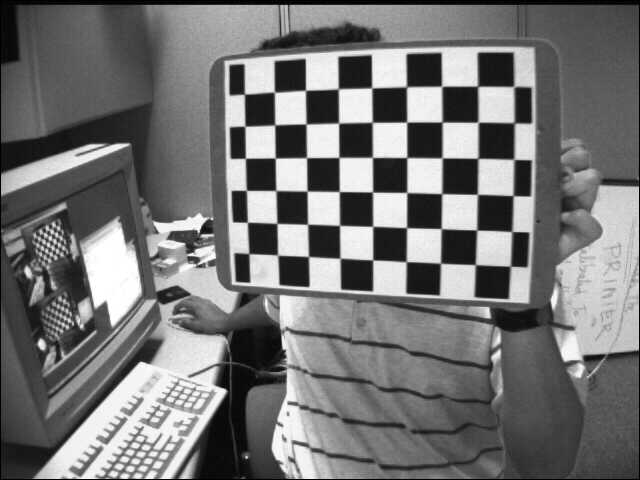
#> input picture calib_images/checkerboard/left01.jpg, 640 x 480 px
$ python arcuo_detect.py
#> lines starting #> are read from the running program, lines starting #| are printed output that depends on the picture; after the words box and inside, x2 and y2 are one past the last pixel; in counts of white or black regions, pixels touching at a corner belong together
import numpy as np
import cv2
import cv2.aruco as aruco
import glob
import argparse


# [96 lines left out: functions augmentVideo, augmentAruco, not called in this run]


def CalibrateCamera():
    ####---------------------- CALIBRATION ---------------------------
    # termination criteria for the iterative algorithm
    criteria = (cv2.TERM_CRITERIA_EPS + cv2.TERM_CRITERIA_MAX_ITER, 30, 0.001)

    # prepare object points, like (0,0,0), (1,0,0), (2,0,0) ....,(6,5,0)
    # checkerboard of size (7 x 6) is used
    objp = np.zeros((6*7,3), np.float32)
    objp[:,:2] = np.mgrid[0:7,0:6].T.reshape(-1,2)

    # arrays to store object points and image points from all the images.
    objpoints = [] # 3d point in real world space
    imgpoints = [] # 2d points in image plane.

    # iterating through all calibration images
    # in the folder
    images = glob.glob('calib_images/checkerboard/*.jpg')

    for fname in images:
        img = cv2.imread(fname)
#> img is the input picture: shape (480, 640, 3); min 0, max 255, mean 116.6
        gray = cv2.cvtColor(img,cv2.COLOR_BGR2GRAY)

        # find the chess board (calibration pattern) corners
        ret, corners = cv2.findChessboardCorners(gray, (7,6),None)
#> ret = True; corners = 42 rows, first 8: [475.4, 264.8], [440.5, 263.2], [405.9, 261.5], [372.9, 259.9], [340.6, 258.5], [308.7, 256.4], [277.6, 255.1], [476.7, 230.1]

        # if calibration pattern is found, add object points,
        # image points (after refining them)
        if ret == True:
            objpoints.append(objp)

            # Refine the corneirs of the detected corners
            corners2 = cv2.cornerSubPix(gray,corners,(11,11),(-1,-1),criteria)
#> corners2 = 42 rows, first 8: [475.3, 264.6], [440.5, 263.2], [406.2, 261.7], [372.7, 259.9], [340, 258.2], [308.5, 256.5], [277.6, 255.1], [476.7, 230]
            imgpoints.append(corners2)

            # Draw and display the corners
            img = cv2.drawChessboardCorners(img, (7,6), corners2,ret)
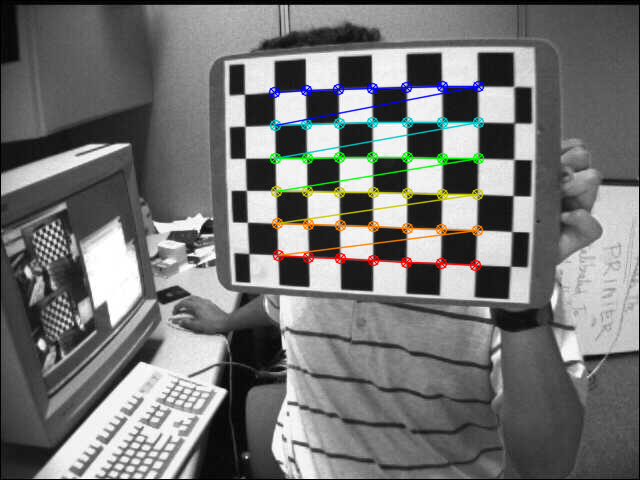
#> img: shape (480, 640, 3); 3.22% of pixels changed, all inside (x1, y1, x2, y2) = (268, 80, 485, 272)
#> pass 2 of the loop in CalibrateCamera, `for fname in images:`:
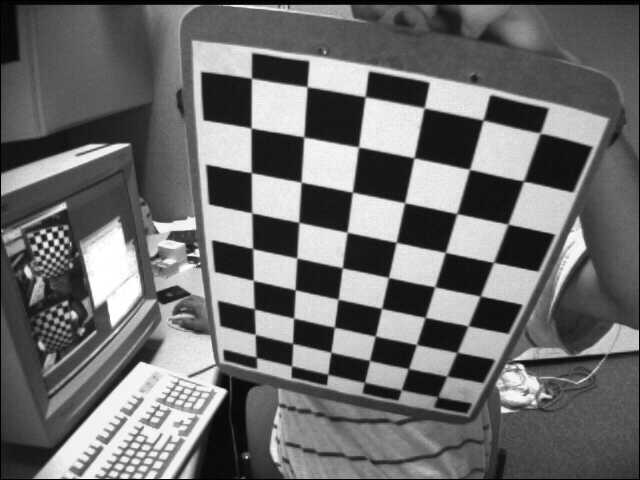
#> input picture calib_images/checkerboard/left02.jpg, 640 x 480 px
#> in CalibrateCamera, img is the input picture: shape (480, 640, 3); min 0, max 255, mean 109
#> in CalibrateCamera, `ret, corners = cv2.findChessboardCorners(gray, (7,6),None)`: corners = 42 rows, first 8: [254.7, 308.6], [253.5, 280.5], [252.6, 248.4], [252.4, 213.8], [251.5, 172.4], [251.8, 128.6], [251.5, 77.99], [293.3, 318]
#> corners2 = 42 rows, first 8: [254.3, 308.9], [253.3, 280.4], [252.6, 248.6], [251.8, 212.8], [251.3, 172.7], [251.1, 128], [251.5, 78.19], [293.6, 318.1]
#> in CalibrateCamera, `img = cv2.drawChessboardCorners(img, (7,6), corners2,ret)`:
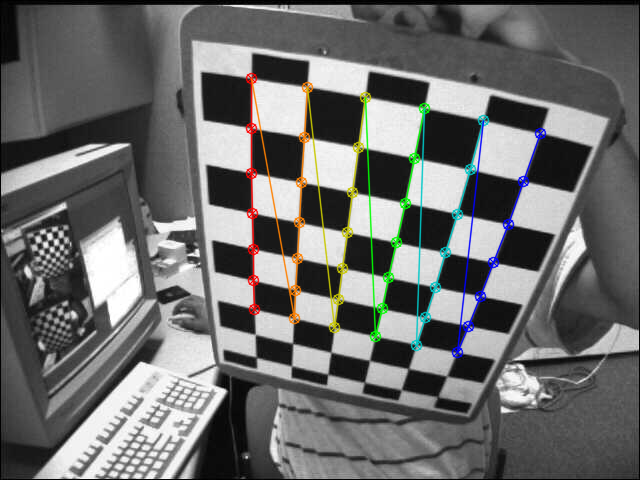
#> img: shape (480, 640, 3); 3.62% of pixels changed, all inside (x1, y1, x2, y2) = (245, 72, 547, 359)
#> pass 3 of the loop in CalibrateCamera, `for fname in images:`:
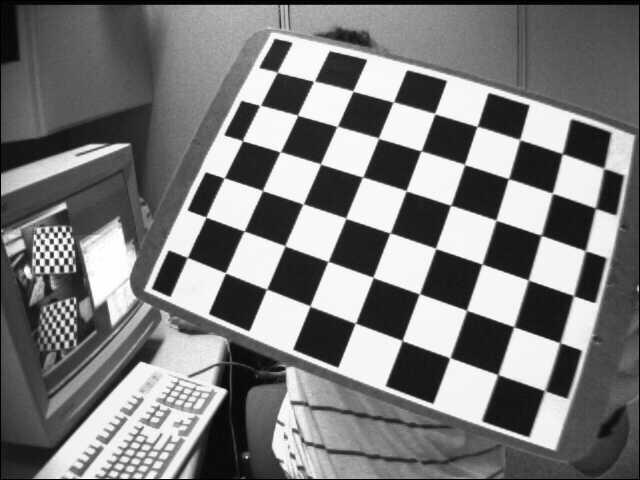
#> input picture calib_images/checkerboard/left03.jpg, 640 x 480 px
#> in CalibrateCamera, img is the input picture: shape (480, 640, 3); min 0, max 255, mean 122.9
#> in CalibrateCamera, `ret, corners = cv2.findChessboardCorners(gray, (7,6),None)`: corners = 42 rows, first 8: [496.9, 373.9], [449, 358.7], [402.3, 339.6], [354.4, 323.5], [309.4, 305.4], [267.7, 289.2], [225.3, 272.5], [513, 326.7]
#> corners2 = 42 rows, first 8: [497.8, 374.6], [449.9, 357.7], [402.1, 340.5], [355.3, 323.2], [310, 306], [266.6, 289.1], [225.4, 272.8], [513.8, 326.7]
#> in CalibrateCamera, `img = cv2.drawChessboardCorners(img, (7,6), corners2,ret)`:
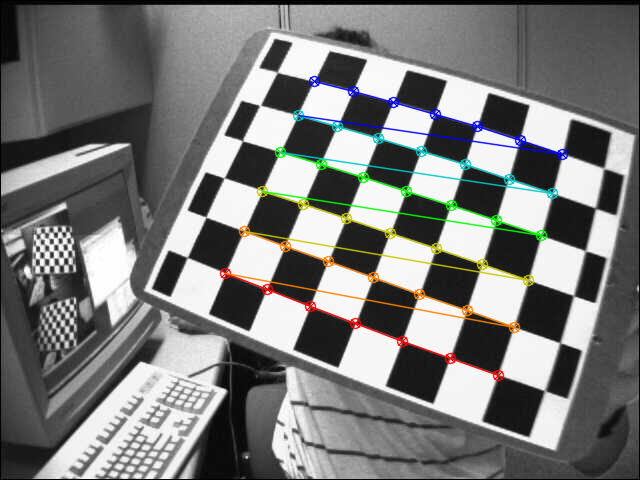
#> img: shape (480, 640, 3); 3.99% of pixels changed, all inside (x1, y1, x2, y2) = (219, 75, 569, 382)

    ret, mtx, dist, rvecs, tvecs = cv2.calibrateCamera(objpoints, imgpoints, gray.shape[::-1],None,None)
#> ret = 0.136; mtx = [[534.7, 0, 338], [0, 535.2, 233.2], [0, 0, 1]]; dist = [[-0.299, 0.156, 0.00162, -0.000594, -0.0417]]; rvecs = ([-0.439, 0.256, -3.09], [0.413, 0.663, -1.34], [-0.274, -0.394, -2.75]); tvecs = ([3.9, 0.893, 14.86], [-2.04, 1.84, 12.84], [3.1, 2.74, 9.89])
    return ret, mtx, dist, rvecs, tvecs

def main(isvideo, noback):

    cap = cv2.VideoCapture(1)
    ret, mtx, dist, rvecs, tvecs = CalibrateCamera()
#> ret = 0.136; mtx = [[534.7, 0, 338], [0, 535.2, 233.2], [0, 0, 1]]; dist = [[-0.299, 0.156, 0.00162, -0.000594, -0.0417]]

    # todo; change imgAug, maybe change it to augmentAruco.
    imgAug = cv2.imread('./images/23.png')
    isVideo=isvideo
    # for augumenting video
    if isVideo:
        imgAug = cv2.VideoCapture('video.mp4')
    detection = False
    framecounter = 0
    ###------------------ ARUCO TRACKER ---------------------------
    while (True):

        ret, frame = cap.read()
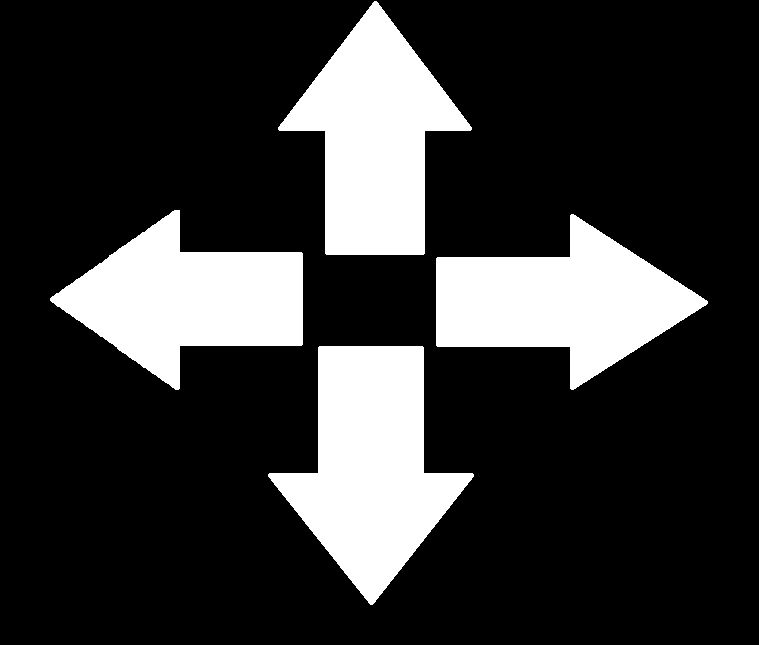
#> input picture images/124.png, 759 x 645 px, given in place of the camera
#> frame is the input picture: shape (645, 759, 3); 20.7% white; 4 white regions, box (x1, y1, x2, y2) and area: (268, 346, 474, 605) 27561, (278, 1, 472, 255) 25477, (436, 214, 708, 390) 24670, (50, 210, 303, 390) 23842
        frame = cv2.rotate(frame, cv2.ROTATE_90_CLOCKWISE)
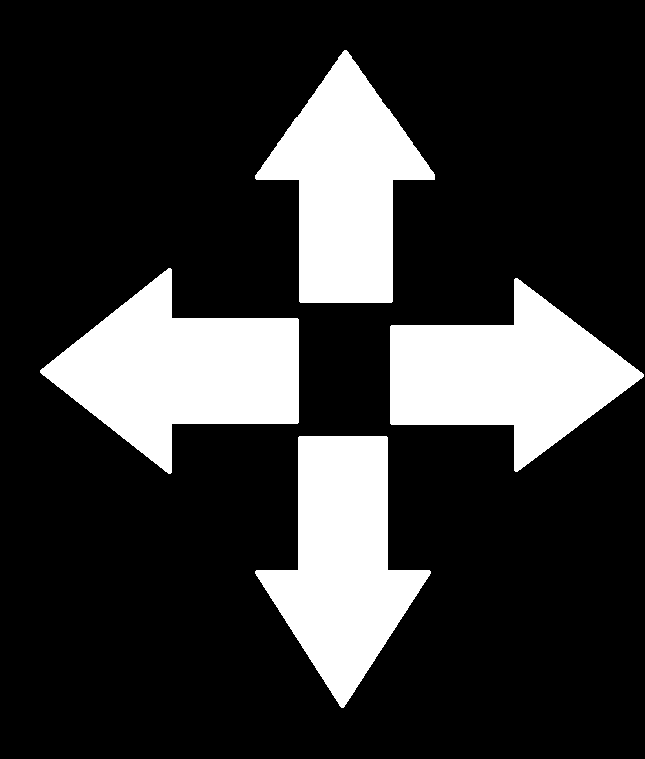
#> frame: shape (759, 645, 3); 20.7% white; 4 white regions, box (x1, y1, x2, y2) and area: (40, 268, 299, 474) 27561, (390, 278, 644, 472) 25477, (255, 436, 431, 708) 24670, (255, 50, 435, 303) 23842

        #if ret returns false, there is likely a problem with the webcam/camera.
        #In that case uncomment the below line, which will replace the empty frame
        #with a test image used in the opencv docs for aruco at https://www.docs.opencv.org/4.5.3/singlemarkersoriginal.jpg
        # frame = cv2.imread('./images/test image.jpg')

        # operations on the frame
        gray = cv2.cvtColor(frame, cv2.COLOR_BGR2GRAY)

        # set dictionary size depending on the aruco marker selected
        aruco_dict = aruco.Dictionary_get(aruco.DICT_6X6_250)

        # detector parameters can be set here (List of detection parameters[3])
        parameters = aruco.DetectorParameters_create()
        parameters.adaptiveThreshConstant = 10

        # lists of ids and the corners belonging to each id
        corners, ids, rejectedImgPoints = aruco.detectMarkers(gray, aruco_dict, parameters=parameters)
#> corners = (); ids = None; rejectedImgPoints = ()

        # font for displaying text (below)
        font = cv2.FONT_HERSHEY_SIMPLEX

        if np.all(ids != None):
            detection = True
        else:
            detection = False
        imgVideo = None
        if isVideo and not(detection):
            imgAug.set(cv2.CAP_PROP_POS_FRAMES, 0)
            framecounter = 0
        elif isVideo and detection:
            framecounter +=1
            if framecounter == imgAug.get(cv2.CAP_PROP_FRAME_COUNT):
                imgAug.set(cv2.CAP_PROP_POS_FRAMES, 0)
                framecounter = 0
            success, imgVideo = imgAug.read()


        # check if the ids list is not empty
        # if no check is added the code will crash
        if np.all(ids != None):
            # estimate pose of each marker and return the values
            # rvet and tvec-different from camera coefficients
            rvec, tvec ,_ = aruco.estimatePoseSingleMarkers(corners, 0.05, mtx, dist)
            #(rvec-tvec).any() # get rid of that nasty numpy value array error

            #for i in range(0, ids.size):
                #draw axis for the aruco markers
                #cv2.drawFrameAxes(frame, mtx, dist, rvec[i], tvec[i], 0.1)
                #print(rvec[i], tvec[i])

            # draw a square around the markers
            aruco.drawDetectedMarkers(frame, corners, borderColor = (255,255,255))
            if len(ids)==4 and isVideo:
                frame = augmentVideo(corners, ids, frame, imgVideo)
            elif isVideo:
                pass
                # for bbox, id in zip(corners, ids):
                #     frame = augmentAruco(bbox, id, frame, imgVideo,isVideo=isVideo)

            else:
                idlist = [23,40,62,98,124]
                for bbox, id in zip(corners, ids):
                    if id not in idlist:
                        continue
                    imgAug = cv2.imread(f'./images/{int(id)}.png')
                    frame = augmentAruco(bbox, id, frame, imgAug, noback=noback)
                    pass
            # [6 lines of commented-out code are left out]


        else:
            detection = False
            # code to show 'No Ids' when no markers are found
            cv2.putText(frame, "No Marker Detected.", (60,30), font, 1, (0,255,0),2,cv2.LINE_AA)
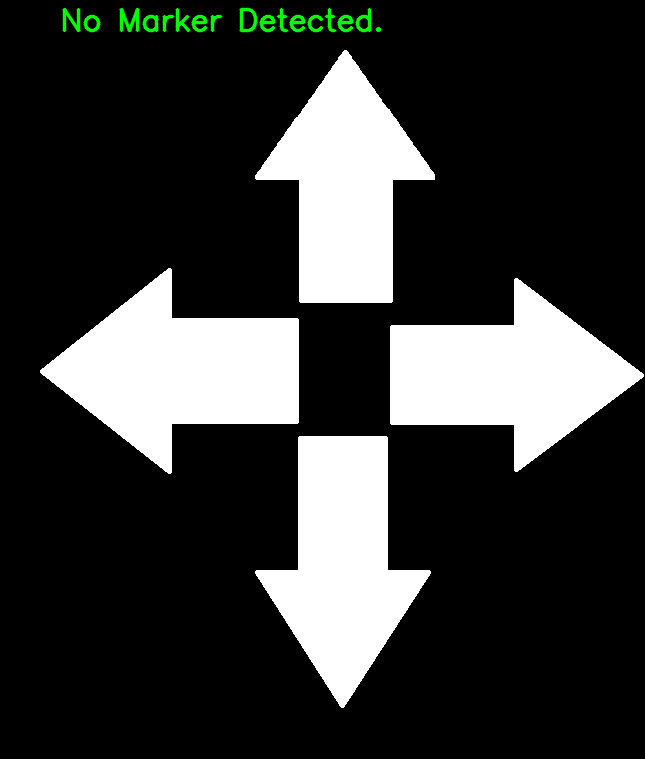
#> frame: shape (759, 645, 3); 0.74% of pixels changed, all inside (x1, y1, x2, y2) = (62, 7, 382, 33)

        # display the resulting frame
        cv2.imshow('Augmented Reality',frame)
        if cv2.waitKey(1) & 0xFF == ord('q'):
#> (key q is pressed here)
            break

    # When everything done, release the capture
    cap.release()
    cv2.destroyAllWindows()


if __name__ == "__main__":
    parser = argparse.ArgumentParser()
    parser.add_argument("--video","-v",action="store_true")
    parser.add_argument("--nobackground","-b",action="store_true")
    args = parser.parse_args()
    isVideo = False
    noback = False
    if(args.video):
        isVideo = True
    if(args.nobackground):
        noback = True
    main(isvideo = isVideo, noback = noback)
